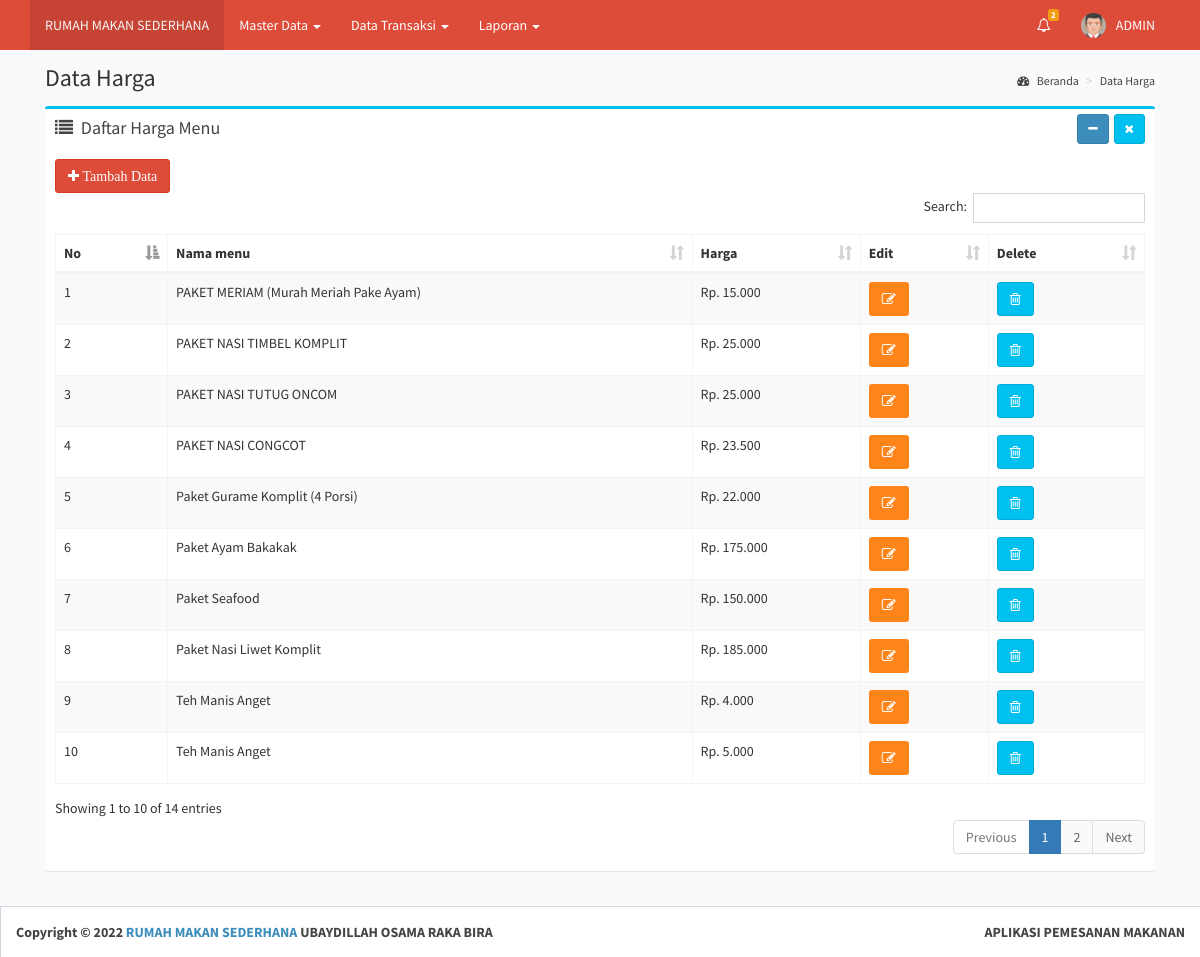
Page /page/home.php?pg=hrg&act=view (signed in) on the committed database.
### tables this page shows
CREATE TABLE `harga` (
  `id` int(11) NOT NULL,
  `id_menu` int(11) NOT NULL,
  `harga` int(11) NOT NULL
);

CREATE TABLE `menu` (
  `id` int(11) NOT NULL,
  `id_kategori` int(11) NOT NULL,
  `nama_menu` varchar(255) NOT NULL,
  `gambar` text DEFAULT NULL,
  `ket` text NOT NULL
);

### page/hal_harga.php (the view, shortened to what this page needs)
<?php
switch ($_GET['act']) {
  case 'view':
?>
    <div class="container">
      <section class="content-header">
        <h1> Data Harga </h1>
        <ol class="breadcrumb">
          <li><a href="?pg=dashboard"><i class="fa fa-dashboard"></i> Beranda</a></li>
          <li class="active"><a href="?pg=hrg&act=view">Data Harga</a></li>
        </ol>
      </section>
      <section class="content">
        <div class="row">
          <div class="col-md-12">
            <div class="box box-info">
              <div class="box-header">
                <i class="fa fa-list"></i>
                <h3 class="box-title">Daftar Harga Menu</h3>
                <div class="pull-right box-tools">
                  <button class="btn btn-info btn-sm pull-right" data-widget="remove" data-toggle="tooltip" title="Remove"><i class="fa fa-times"></i></button>
                  <button class="btn btn-primary btn-sm pull-right" data-widget="collapse" data-toggle="tooltip" title="Collapse" style="margin-right: 5px;"><i class="fa fa-minus"></i></button>
                </div>
              </div>
              <div class="box-body">
                <a href="?pg=hrg&act=add"> <button type="button" class="btn btn-danger">
                    <i class="fa fa-plus"> Tambah Data </i></button> </a>
                <div class="table-responsive">
                  <table id="example1" class="table table-bordered table-striped">
                    <thead>
                      <tr>
                        <th>No</th>
                        <th>Nama menu</th>
                        <th>Harga</th>
                        <th>Edit</th>
                        <th>Delete</th>
                      </tr>
                    </thead>
                    <tbody>
                      <?php
                      $tampil = $mysqli->query("SELECT menu.*,harga.* FROM menu JOIN harga ON menu.id=harga.id_menu
                   order by harga.id_menu asc");
                      $no = 1;
                      while ($r = mysqli_fetch_array($tampil)) {
                      ?>
                        <tr>
                          <td><?php echo "$no" ?></td>
                          <td><?php echo "$r[nama_menu]" ?></td>
                          <td><?php echo "Rp. " . number_format("$r[harga]", '0', '.', '.') ?></td>
                          <td><a href="?pg=hrg&act=edit&id=<?php echo $r['id'] ?>"><button type="button" class="btn bg-orange"><i class="fa fa-pencil-square-o"></i></button></a></td>
                          <td><a href="?pg=hrg&act=delete&id=<?php echo $r['id'] ?>"><button type="button" class="btn btn-info" onclick="return confirm('Apakah anda yakin akan menghapusnya?');"><i class="fa fa-trash-o"></i></button></a></td>
                        </tr>
                      <?php
                        $no++;
                      }
                      ?>
                    </tbody>
                  </table>
                </div>
              </div>
            </div>
          </div>
      </section>
    </div>
  <?php
    break;
  ?>
<?php
}
?>

### rows in the picture
harga: id_menu.nama_menu "PAKET MERIAM (Murah Meriah Pake Ayam)", harga "15.000"
harga: id_menu.nama_menu "PAKET NASI TIMBEL KOMPLIT", harga "25.000"
harga: id_menu.nama_menu "PAKET NASI TUTUG ONCOM", harga "25.000"
harga: id_menu.nama_menu "PAKET NASI CONGCOT", harga "23.500"
harga: id_menu.nama_menu "Paket Gurame Komplit (4 Porsi)", harga "22.000"
harga: id_menu.nama_menu "Paket Ayam Bakakak", harga "175.000"
harga: id_menu.nama_menu "Paket Seafood", harga "150.000"
harga: id_menu.nama_menu "Paket Nasi Liwet Komplit", harga "185.000"
harga: id_menu.nama_menu "Teh Manis Anget", harga "4.000"
harga: id_menu.nama_menu "Teh Manis Anget", harga "5.000"

### other values in the picture
$jmldata "2"
$_SESSION['username'] "ADMIN"
